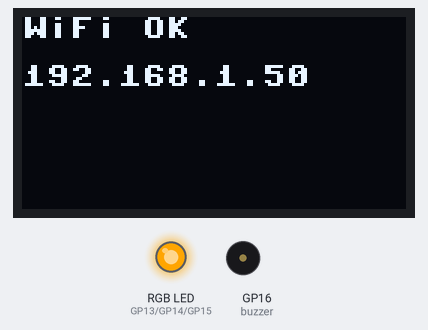
The program below on a simulated Raspberry Pi Pico running MicroPython. Parts: 128×64 one-colour display, an RGB LED mixed from three pins (HIGH = lit), buzzer (waves = sounding). WiFi joins after 1.5 s; requests to the public web service named in the program get a made-up reply in its usual format after 0.4 s (London, UTC, broken clouds, 64 % humidity, 1013 hPa unless stated); the clock reads 2024-03-15 10:24:30 at power-on unless the program sets it; library files of the repository ran but are not shown: ssd1306.py.

Above: at 2.1 s.
At 12.3 s:
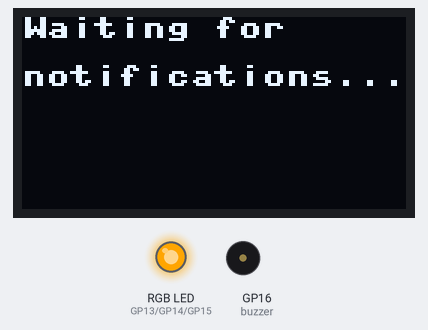
Timing chart, 0 to 13.8 s (numbered marks = the images above):
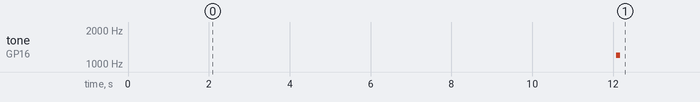

The program:

main_v2_http_server.py
```python
# ═══════════════════════════════════════════════════════════════
# main_v2.py — Version 2: HTTP server added
# Big step up from v1. Replaced simulated notifications with
# a real HTTP server that listens for POSTs from bridge.py.
# Still uses a single hardcoded WiFi network.
# Problem: socket would crash when receiving data too fast,
# causing "Connection reset by peer" errors. Fixed in v3.
# ═══════════════════════════════════════════════════════════════

import network, urequests, utime, ujson
from machine import Pin, PWM, I2C
import ssd1306
import socket

# ── Hardware setup ─────────────────────────────────────────────
led_r = PWM(Pin(13))
led_g = PWM(Pin(14))
led_b = PWM(Pin(15))
for led in [led_r, led_g, led_b]:
    led.freq(1000)

buzzer = PWM(Pin(16))
buzzer.duty_u16(0)

i2c = I2C(0, sda=Pin(0), scl=Pin(1), freq=400000)
oled = ssd1306.SSD1306_I2C(128, 64, i2c)

# Single WiFi network — upgraded to multi-network in v4
WIFI_SSID = "UHM"
WIFI_PASS = ""

COLORS = {
    "home":   (0,   255, 0),
    "work":   (128, 0,   255),
    "travel": (0,   100, 255),
    "alert":  (255, 0,   0),
    "off":    (0,   0,   0),
}

def set_rgb(r, g, b):
    led_r.duty_u16(int(r / 255 * 65535))
    led_g.duty_u16(int(g / 255 * 65535))
    led_b.duty_u16(int(b / 255 * 65535))

def led_off():
    set_rgb(0, 0, 0)

def beep(freq=1000, duration_ms=200):
    buzzer.freq(freq)
    buzzer.duty_u16(32768)
    utime.sleep_ms(duration_ms)
    buzzer.duty_u16(0)

def connect_wifi():
    wlan = network.WLAN(network.STA_IF)
    wlan.active(True)
    wlan.connect(WIFI_SSID, WIFI_PASS)
    oled.fill(0)
    oled.text("Connecting WiFi...", 0, 0)
    oled.show()
    set_rgb(255, 165, 0)
    timeout = 15
    while not wlan.isconnected() and timeout > 0:
        utime.sleep(1)
        timeout -= 1
    if wlan.isconnected():
        ip = wlan.ifconfig()[0]
        oled.fill(0)
        oled.text("WiFi OK", 0, 0)
        oled.text(ip, 0, 16)
        oled.show()
        utime.sleep(10)  # Extended sleep added so IP stays visible longer
        beep(1200, 100)
        return True
    else:
        set_rgb(255, 0, 0)
        oled.fill(0)
        oled.text("WiFi FAILED", 0, 0)
        oled.show()
        return False

def get_location():
    try:
        resp = urequests.get("http://ip-api.com/json", timeout=8)
        data = resp.json()
        resp.close()
        return data.get("city",""), data.get("regionName",""), data.get("country","")
    except:
        return None, None, None

def classify_location(city, region, country):
    HOME_CITY   = "Honolulu"
    HOME_REGION = "Hawaii"
    if city == HOME_CITY and region == HOME_REGION:
        return "home"
    elif country == "United States":
        return "travel"
    else:
        return "travel"

APP_RULES = {
    "home":   ["Messages", "Instagram", "YouTube", "Email", "News"],
    "work":   ["Email", "Slack", "Calendar", "Teams"],
    "travel": ["Messages", "Maps", "Email", "Translate"],
}

def should_notify(app_name, location_mode):
    return app_name in APP_RULES.get(location_mode, [])

def show_notification(app, message, location_mode):
    r, g, b = COLORS.get(location_mode, (255, 255, 255))
    set_rgb(r, g, b)
    oled.fill(0)
    oled.text(app[:16], 0, 0)
    oled.text(message[:16], 0, 16)
    oled.text(message[16:32], 0, 28)
    oled.text("[" + location_mode + "]", 0, 48)
    oled.show()
    beep(1000, 150)
    utime.sleep_ms(100)
    beep(1200, 100)
    utime.sleep(5)
    led_off()
    oled.fill(0)
    oled.show()

def trigger(app, message, location_mode):
    if should_notify(app, location_mode):
        show_notification(app, message, location_mode)
    else:
        set_rgb(20, 20, 20)
        utime.sleep_ms(200)
        led_off()

# ── HTTP server — first version ────────────────────────────────
# NOTE: This version had stability issues — the Pico would crash
# when bridge.py sent notifications faster than it could handle.
# The recv(1024) buffer was too large and caused memory issues.
# Fixed in v3 by reducing to 256 bytes and adding timeouts.
def start_server():
    if not connect_wifi():
        return

    global location_mode
    location_mode = "home"
    last_location_check = 0
    LOCATION_INTERVAL = 300

    addr = socket.getaddrinfo("0.0.0.0", 80)[0][-1]
    s = socket.socket()
    s.setsockopt(socket.SOL_SOCKET, socket.SO_REUSEADDR, 1)
    s.bind(addr)
    s.listen(1)

    oled.fill(0)
    oled.text("Waiting for", 0, 0)
    oled.text("notifications...", 0, 16)
    oled.show()

    while True:
        now = utime.time()
        if now - last_location_check > LOCATION_INTERVAL:
            city, region, country = get_location()
            if city:
                location_mode = classify_location(city, region, country)
            last_location_check = now

        s.settimeout(5)
        try:
            conn, _ = s.accept()
            data = b""
            while True:
                # BUG: 1024 byte buffer caused memory crashes on Pico
                # Fixed in v3 by using 256 byte chunks with timeout
                chunk = conn.recv(1024)
                data += chunk
                if len(chunk) < 1024:
                    break
            if b"\r\n\r\n" in data:
                body = data.split(b"\r\n\r\n", 1)[1]
                payload = ujson.loads(body)
                app = payload.get("app", "")
                msg = payload.get("message", "")
                trigger(app, msg, location_mode)
            conn.send("HTTP/1.1 200 OK\r\n\r\nOK")
        except:
            pass
        finally:
            try:
                conn.close()
            except:
                pass

start_server()
```

Measured:
- what the display in image 0 shows lasts 10.1 s, from 2.1 s to 12.2 s
